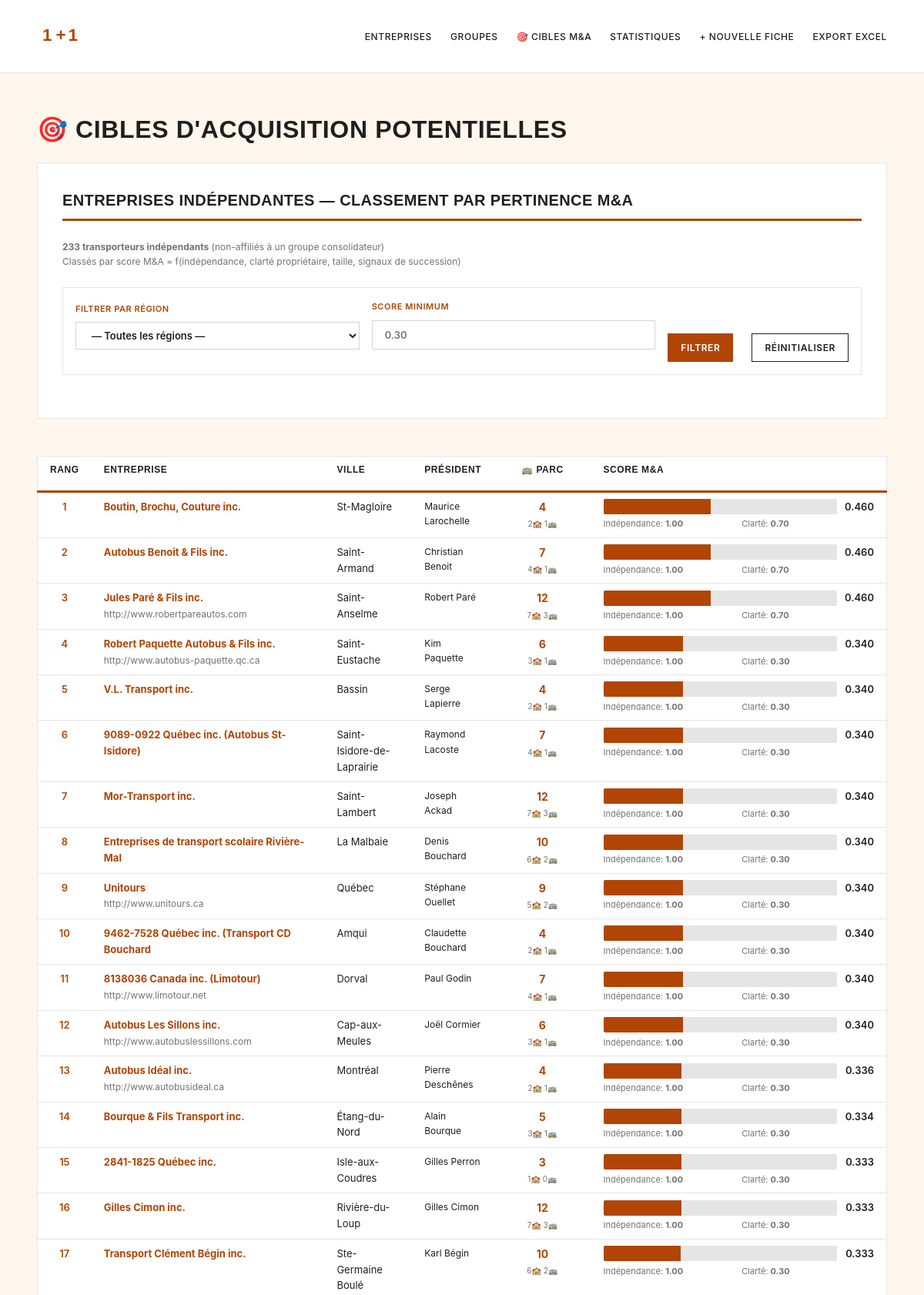
The page /targets (upper part) on the database its author committed.
### tables this page shows
CREATE TABLE operators (
    id              INTEGER PRIMARY KEY AUTOINCREMENT,
    fta_no          TEXT UNIQUE,
    name            TEXT NOT NULL,
    legal_name      TEXT,
    neq             TEXT,
    address         TEXT,
    city            TEXT,
    postal          TEXT,
    province        TEXT,
    phone           TEXT,
    fax             TEXT,
    email           TEXT,
    website         TEXT,
    president       TEXT,
    delegue_votant  TEXT,
    lat             REAL,
    lng             REAL,
    place_id        TEXT,
    group_id        INTEGER REFERENCES groups(id),
    group_reason    TEXT,            -- why assigned to this group
    notes           TEXT,
    created_at      TEXT DEFAULT CURRENT_TIMESTAMP,
    updated_at      TEXT DEFAULT CURRENT_TIMESTAMP
, status TEXT, owner_flag INTEGER, last_contact_at TEXT);

### src/webapp.py (the view)
@app.route("/targets")
def targets():
    db = get_db()
    city_filter = request.args.get("city", "").strip()
    min_score = request.args.get("min_score", "0.30")
    try:
        min_score = float(min_score)
    except (ValueError, TypeError):
        min_score = 0.30
    query = """
        SELECT
            o.id,
            o.name,
            o.city,
            o.president,
            o.website,
            o.email,
            COALESCE(s.size_score, 0) as size_score,
            COALESCE(s.independence_score, 1.0) as independence_score,
            COALESCE(s.clarity_score, 0) as clarity_score,
            COALESCE(s.ma_fit_score, 0) as fit_score,
            COALESCE(s.rank, 0) as rank,
            COALESCE(f.total, 0) as fleet_total,
            COALESCE(f.buses_scolaire, 0) as buses_scolaire,
            COALESCE(f.buses_coach, 0) as buses_coach
        FROM operators o
        LEFT JOIN scores s ON o.id = s.operator_id
        LEFT JOIN (
            SELECT operator_id, total, buses_scolaire, buses_coach, buses_adapte, buses_urbain
            FROM fleet
            WHERE id IN (
                SELECT MAX(id) FROM fleet GROUP BY operator_id
            )
        ) f ON o.id = f.operator_id
        WHERE o.group_id IS NULL
          AND COALESCE(s.ma_fit_score, 0) >= ?
    """
    params = [min_score]
    if city_filter:
        query += " AND o.city LIKE ?"
        params.append(f"%{city_filter}%")
    query += " ORDER BY COALESCE(s.ma_fit_score, 0) DESC LIMIT 30"
    targets = db.execute(query, params).fetchall()
    targets = [dict(row) for row in targets]
    total_independents = db.execute(
        "SELECT COUNT(*) FROM operators WHERE group_id IS NULL"
    ).fetchone()[0]
    total_consolidators = db.execute(
        "SELECT COUNT(*) FROM operators WHERE group_id IS NOT NULL"
    ).fetchone()[0]
    avg_fleet = db.execute(
        "SELECT AVG(COALESCE(bus_capacity_est, 0)) FROM facility"
    ).fetchone()[0] or 0
    top3_score = db.execute(
        "SELECT MAX(ma_fit_score) FROM scores WHERE operator_id IN "
        "(SELECT id FROM operators WHERE group_id IS NULL)"
    ).fetchone()[0] or 0
    return render_template(
        "targets.html",
        targets=targets,
        total_independents=total_independents,
        total_consolidators=total_consolidators,
        avg_fleet=avg_fleet,
        top3_score=top3_score
    )

### src/db.py (called while the page is built)
def connect(db_path: Path | str = DB_PATH) -> sqlite3.Connection:
    db_path = Path(db_path)
    db_path.parent.mkdir(parents=True, exist_ok=True)
    conn = sqlite3.connect(db_path)
    conn.row_factory = sqlite3.Row
    conn.execute("PRAGMA foreign_keys = ON;")
    return conn

### src/webapp.py (called while the page is built)
def get_db() -> sqlite3.Connection:
    if "db" not in g:
        g.db = connect(DB_PATH)
    return g.db

@app.context_processor
def inject_globals():
    return {
        "STATUT_CHOICES": STATUT_CHOICES,
        "COMM_KIND_CHOICES": COMM_KIND_CHOICES,
        "COMM_DIR_CHOICES": COMM_DIR_CHOICES,
        "PERMIT_LABELS": PERMIT_LABELS,
        "author": request.cookies.get("bus_ma_author", ""),
    }

### src/templates/targets.html (shortened to what this page needs)
{% extends "base.html" %}
{% block content %}
<h1>🎯 Cibles d'acquisition potentielles</h1>
<div class="card">
  <h2>Entreprises indépendantes — Classement par pertinence M&A</h2>
  <div style="margin-bottom: 1.5rem;">
    <p style="color: var(--grey-500); font-size: 12px; margin: 0;">
      <strong>233 transporteurs indépendants</strong> (non-affiliés à un groupe consolidateur)
      <br>Classés par score M&A = f(indépendance, clarté propriétaire, taille, signaux de succession)
    </p>
  </div>
  <form class="filtres" method="get">
    <div class="row">
      <label style="flex: 1; min-width: 150px;">
        Filtrer par région
        <select name="city" style="width: 100%; margin-top: 0.5rem;">
          <option value="">— Toutes les régions —</option>
        </select>
      </label>
      <label style="flex: 1; min-width: 150px;">
        Score minimum
        <input type="number" name="min_score" step="0.01" placeholder="0.30" style="width: 100%; margin-top: 0.5rem;">
      </label>
      <button type="submit" style="align-self: flex-end; margin-left: auto;">Filtrer</button>
      <a href="/targets" class="btn-ghost" style="align-self: flex-end; margin-left: 0.5rem; padding: var(--s-2) var(--s-4);">Réinitialiser</a>
    </div>
  </form>
</div>
<table class="grid">
  <thead>
    <tr>
      <th style="width: 5%; text-align: center;">Rang</th>
      <th style="width: 28%;">Entreprise</th>
      <th style="width: 10%;">Ville</th>
      <th style="width: 8%; text-align: center;">Président</th>
      <th style="width: 12%; text-align: center;">🚌 Parc</th>
      <th style="width: 37%;">Score M&A</th>
    </tr>
  </thead>
  <tbody>
    {% for row in targets %}
    <tr>
      <td style="text-align: center; font-weight: 600; color: var(--rouille);">{{ row['rank'] }}</td>
      <td>
        <a href="/op/{{ row['id'] }}"><strong>{{ row['name'][:45] }}</strong></a>
        {% if row['website'] %}
          <br><span class="small" style="color: var(--grey-500);">{{ row['website'][:40] }}</span>
        {% endif %}
      </td>
      <td>{{ row['city'] }}</td>
      <td style="font-size: 12px;">{{ row['president'] or '—' }}</td>
      <td style="font-size: 12px; text-align: center;">
        {% if row['fleet_total'] > 0 %}
          <strong style="color: var(--rouille); font-size: 14px;">{{ row['fleet_total'] }}</strong>
          <br><span style="color: var(--grey-500); font-size: 10px;">{{ row['buses_scolaire'] }}🏫 {{ row['buses_coach'] }}🚌</span>
        {% else %}
          <span style="color: var(--grey-500);">—</span>
        {% endif %}
      </td>
      <td>
        <div style="display: flex; align-items: center; gap: 0.5rem;">
          <div style="flex: 1;">
            <div style="background: var(--grey-200); height: 20px; border-radius: 2px; overflow: hidden;">
              <div style="background: var(--rouille); height: 100%; width: {{ row['fit_score'] * 100 }}%; transition: width 0.2s;"></div>
            </div>
          </div>
          <span style="font-weight: 600; min-width: 40px; text-align: right;">{{ "%.3f"|format(row['fit_score']) }}</span>
        </div>
        <div style="font-size: 11px; color: var(--grey-500); margin-top: 0.25rem; display: grid; grid-template-columns: 1fr 1fr; gap: 0.5rem;">
          <div>Indépendance: <strong>{{ "%.2f"|format(row['independence_score']) }}</strong></div>
          <div>Clarté: <strong>{{ "%.2f"|format(row['clarity_score']) }}</strong></div>
        </div>
      </td>
    </tr>
    {% endfor %}
  </tbody>
</table>
{% endblock %}

### src/static/app.css (style rules this page uses)
:root { --ivoire: #FFF7ED; --blanc: #FFFFFF; --rouille: #B14506; --noir: #1F1F1F; --grey-700: #404040; --grey-500: #737373; --grey-400: #A3A3A3; --grey-300: #D4D4D4; --grey-200: #E5E5E5; --grey-100: #F3F3F3; --s-2: 8px; --s-4: 16px; --s-5: 24px; --s-6: 32px; --s-7: 48px; --s-9: 96px; --s-10: 120px; --s-11: 140px; }
* { box-sizing: border-box; }
html, body { margin: 0; padding: 0; }
body { font-family: 'Inter', -apple-system, BlinkMacSystemFont, 'Segoe UI', Roboto, sans-serif; background: var(--ivoire); color: var(--noir); line-height: 1.6; font-size: 14px; }
h1 { margin: 0 0 var(--s-4) 0; font-family: 'Barlow Condensed', 'Oswald', 'Arial Narrow', sans-serif; font-weight: 800; font-size: 32px; text-transform: uppercase; letter-spacing: 0.02em; color: var(--noir); }
h2 { margin: 0 0 var(--s-5) 0; font-family: 'Barlow Condensed', 'Oswald', 'Arial Narrow', sans-serif; font-weight: 800; font-size: 20px; text-transform: uppercase; letter-spacing: 0.02em; color: var(--noir); border-bottom: 3px solid var(--rouille); padding-bottom: var(--s-2); }
.small { font-size: 12px; }
a { color: var(--rouille); text-decoration: none; transition: color 0.2s; }
form.filtres { margin-bottom: var(--s-5); }
form.filtres .row { display: flex; flex-wrap: wrap; gap: var(--s-4); align-items: flex-end; background: var(--blanc); border: 1px solid var(--grey-200); border-radius: 0; padding: var(--s-4); }
form.filtres label { display: flex; flex-direction: column; font-size: 11px; color: var(--rouille); font-weight: 600; text-transform: uppercase; letter-spacing: 0.05em; }
form.filtres input, form.filtres select { font-size: 13px; padding: var(--s-2) var(--s-4); font-family: inherit; }
input, select, textarea, button { font: inherit; border: 1px solid var(--grey-300); background: var(--blanc); padding: var(--s-2) var(--s-4); border-radius: 0; color: var(--noir); }
button { background: var(--rouille); color: var(--blanc); border-color: var(--rouille); cursor: pointer; font-weight: 600; font-size: 12px; text-transform: uppercase; letter-spacing: 0.05em; transition: all 0.2s; }
.btn-ghost { background: var(--blanc); color: var(--noir); border: 1px solid var(--noir); display: inline-block; padding: var(--s-2) var(--s-4); border-radius: 0; text-decoration: none; font-size: 12px; font-weight: 600; text-transform: uppercase; letter-spacing: 0.05em; }
table.grid { width: 100%; border-collapse: collapse; background: var(--blanc); border: 1px solid var(--grey-200); border-radius: 0; overflow: hidden; }
table.grid th, table.grid td { padding: var(--s-2) var(--s-4); border-bottom: 1px solid var(--grey-200); text-align: left; vertical-align: top; font-size: 13px; }
table.grid th { background: var(--blanc); color: var(--noir); font-family: 'Barlow Condensed', 'Oswald', 'Arial Narrow', sans-serif; font-weight: 800; font-size: 12px; text-transform: uppercase; letter-spacing: 0.05em; border-bottom: 3px solid var(--rouille); padding-bottom: var(--s-4); }
.card { background: var(--blanc); border: 1px solid var(--grey-200); border-radius: 0; padding: var(--s-6) var(--s-6); margin-bottom: var(--s-7); }
.card h2 { border-bottom: 3px solid var(--rouille); padding-bottom: var(--s-2); margin-bottom: var(--s-5); }
form label { display: block; margin-bottom: var(--s-4); font-size: 12px; color: var(--rouille); font-weight: 600; text-transform: uppercase; letter-spacing: 0.05em; }
form label input, form label select, form label textarea { display: block; width: 100%; margin-top: var(--s-2); color: var(--noir); font-size: 14px; }
form .row { display: flex; gap: var(--s-4); align-items: flex-end; flex-wrap: wrap; margin-top: var(--s-5); }

### rows shown on the page
operators: rank "1", name "Boutin, Brochu, Couture inc.", city "St-Magloire", president "Maurice Larochelle", fleet_total "4", buses_scolaire "2", buses_coach "1", {{ row['fit_score'] * 100 }} 46.0 (drawn), fit_score "0.460", independence_score "1.00", clarity_score "0.70"
operators: rank "2", name "Autobus Benoit & Fils inc.", city "Saint-Armand", president "Christian Benoit", fleet_total "7", buses_scolaire "4", buses_coach "1", {{ row['fit_score'] * 100 }} 46.0 (drawn), fit_score "0.460", independence_score "1.00", clarity_score "0.70"
operators: rank "3", name "Jules Paré & Fils inc.", website "http://www.robertpareautos.com", city "Saint-Anselme", president "Robert Paré", fleet_total "12", buses_scolaire "7", buses_coach "3", {{ row['fit_score'] * 100 }} 46.0 (drawn), fit_score "0.460", independence_score "1.00", clarity_score "0.70"
operators: rank "4", name "Robert Paquette Autobus & Fils inc.", website "http://www.autobus-paquette.qc.ca", city "Saint-Eustache", president "Kim Paquette", fleet_total "6", buses_scolaire "3", buses_coach "1", {{ row['fit_score'] * 100 }} 34.0 (drawn), fit_score "0.340", independence_score "1.00", clarity_score "0.30"
operators: rank "5", name "V.L. Transport inc.", city "Bassin", president "Serge Lapierre", fleet_total "4", buses_scolaire "2", buses_coach "1", {{ row['fit_score'] * 100 }} 34.0 (drawn), fit_score "0.340", independence_score "1.00", clarity_score "0.30"
operators: rank "6", name "9089-0922 Québec inc. (Autobus St-Isidore)", city "Saint-Isidore-de-Laprairie", president "Raymond Lacoste", fleet_total "7", buses_scolaire "4", buses_coach "1", {{ row['fit_score'] * 100 }} 34.0 (drawn), fit_score "0.340", independence_score "1.00", clarity_score "0.30"
operators: rank "7", name "Mor-Transport inc.", city "Saint-Lambert", president "Joseph Ackad", fleet_total "12", buses_scolaire "7", buses_coach "3", {{ row['fit_score'] * 100 }} 34.0 (drawn), fit_score "0.340", independence_score "1.00", clarity_score "0.30"
operators: rank "8", name "Entreprises de transport scolaire Rivière-Mal", city "La Malbaie", president "Denis Bouchard", fleet_total "10", buses_scolaire "6", buses_coach "2", {{ row['fit_score'] * 100 }} 34.0 (drawn), fit_score "0.340", independence_score "1.00", clarity_score "0.30"
operators: rank "9", name "Unitours", website "http://www.unitours.ca", city "Québec", president "Stéphane Ouellet", fleet_total "9", buses_scolaire "5", buses_coach "2", {{ row['fit_score'] * 100 }} 34.0 (drawn), fit_score "0.340", independence_score "1.00", clarity_score "0.30"
operators: rank "10", name "9462-7528 Québec inc. (Transport CD Bouchard", city "Amqui", president "Claudette Bouchard", fleet_total "4", buses_scolaire "2", buses_coach "1", {{ row['fit_score'] * 100 }} 34.0 (drawn), fit_score "0.340", independence_score "1.00", clarity_score "0.30"
operators: rank "11", name "8138036 Canada inc. (Limotour)", website "http://www.limotour.net", city "Dorval", president "Paul Godin", fleet_total "7", buses_scolaire "4", buses_coach "1", {{ row['fit_score'] * 100 }} 34.0 (drawn), fit_score "0.340", independence_score "1.00", clarity_score "0.30"
operators: rank "12", name "Autobus Les Sillons inc.", website "http://www.autobuslessillons.com", city "Cap-aux-Meules", president "Joël Cormier", fleet_total "6", buses_scolaire "3", buses_coach "1", {{ row['fit_score'] * 100 }} 33.98254168555431 (drawn), fit_score "0.340", independence_score "1.00", clarity_score "0.30"
operators: rank "13", name "Autobus Idéal inc.", website "http://www.autobusideal.ca", city "Montréal", president "Pierre Deschênes", fleet_total "4", buses_scolaire "2", buses_coach "1", {{ row['fit_score'] * 100 }} 33.59809122428727 (drawn), fit_score "0.336", independence_score "1.00", clarity_score "0.30"
operators: rank "14", name "Bourque & Fils Transport inc.", city "Étang-du-Nord", president "Alain Bourque", fleet_total "5", buses_scolaire "3", buses_coach "1", {{ row['fit_score'] * 100 }} 33.411379145583965 (drawn), fit_score "0.334", independence_score "1.00", clarity_score "0.30"
operators: rank "15", name "2841-1825 Québec inc.", city "Isle-aux-Coudres", president "Gilles Perron", fleet_total "3", buses_scolaire "1", buses_coach "0", {{ row['fit_score'] * 100 }} 33.33493010548497 (drawn), fit_score "0.333", independence_score "1.00", clarity_score "0.30"
operators: rank "16", name "Gilles Cimon inc.", city "Rivière-du-Loup", president "Gilles Cimon", fleet_total "12", buses_scolaire "7", buses_coach "3", {{ row['fit_score'] * 100 }} 33.28237139041692 (drawn), fit_score "0.333", independence_score "1.00", clarity_score "0.30"
operators: rank "17", name "Transport Clément Bégin inc.", city "Ste-Germaine Boulé", president "Karl Bégin", fleet_total "10", buses_scolaire "6", buses_coach "2", {{ row['fit_score'] * 100 }} 33.267118336743316 (drawn), fit_score "0.333", independence_score "1.00", clarity_score "0.30"
